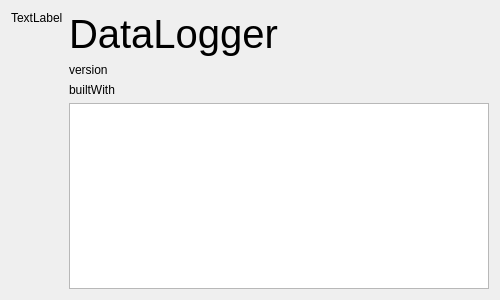
<?xml version="1.0" encoding="UTF-8"?>
<ui version="4.0">
 <class>AboutWidget</class>
 <widget class="QWidget" name="AboutWidget">
  <property name="geometry">
   <rect>
    <x>0</x>
    <y>0</y>
    <width>500</width>
    <height>300</height>
   </rect>
  </property>
  <property name="windowTitle">
   <string>About DataLogger</string>
  </property>
  <layout class="QHBoxLayout" name="horizontalLayout">
   <item>
    <layout class="QVBoxLayout" name="verticalLayout_2">
     <item>
      <widget class="QLabel" name="logo">
       <property name="text">
        <string>TextLabel</string>
       </property>
      </widget>
     </item>
     <item>
      <spacer name="verticalSpacer">
       <property name="orientation">
        <enum>Qt::Vertical</enum>
       </property>
       <property name="sizeHint" stdset="0">
        <size>
         <width>20</width>
         <height>40</height>
        </size>
       </property>
      </spacer>
     </item>
    </layout>
   </item>
   <item>
    <layout class="QVBoxLayout" name="verticalLayout">
     <item>
      <widget class="QLabel" name="softwareName">
       <property name="font">
        <font>
         <pointsize>30</pointsize>
         <stylestrategy>PreferDefault</stylestrategy>
        </font>
       </property>
       <property name="text">
        <string>DataLogger</string>
       </property>
      </widget>
     </item>
     <item>
      <widget class="QLabel" name="version">
       <property name="text">
        <string>version</string>
       </property>
      </widget>
     </item>
     <item>
      <widget class="QLabel" name="builtWith">
       <property name="text">
        <string>builtWith</string>
       </property>
      </widget>
     </item>
     <item>
      <widget class="QPlainTextEdit" name="detailsEdit">
       <property name="enabled">
        <bool>true</bool>
       </property>
       <property name="readOnly">
        <bool>true</bool>
       </property>
      </widget>
     </item>
    </layout>
   </item>
  </layout>
 </widget>
 <resources/>
 <connections/>
</ui>
